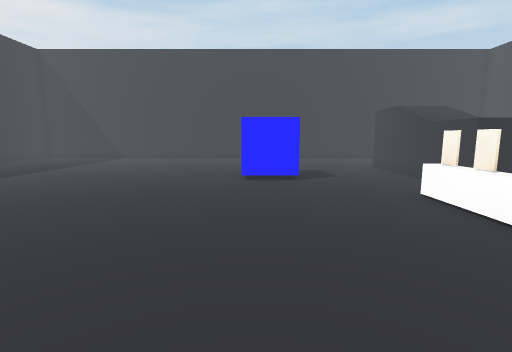
View 1 (above)

17 first-person views from a walk through a scene from a Unity 3-D project. The camera is 1.5 m above the floor, tilts 8° down and sees 85° across. The floor is counted in squares, 1 m on a side. Each view is taken from the middle of a square. On the plan, view 1 faces up. The plan holds only what a view shows up to about 14 squares ahead; the rest is blank. The player is left out. Some surface patterns are stand-ins.

View 2
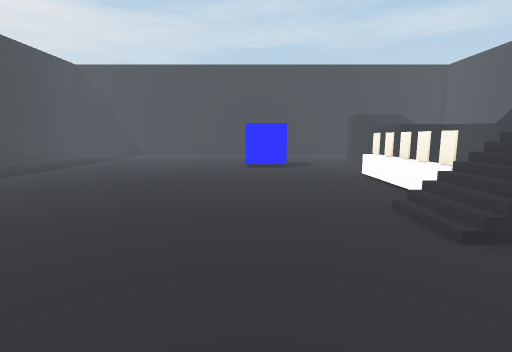

View 3
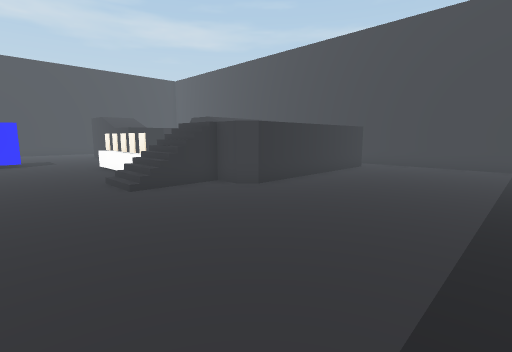

View 4
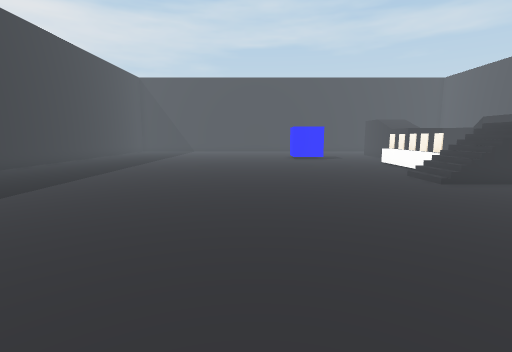

View 5
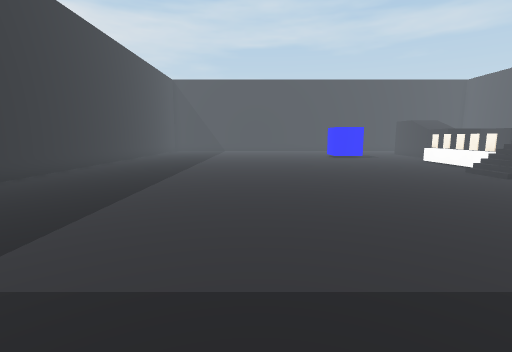

View 6
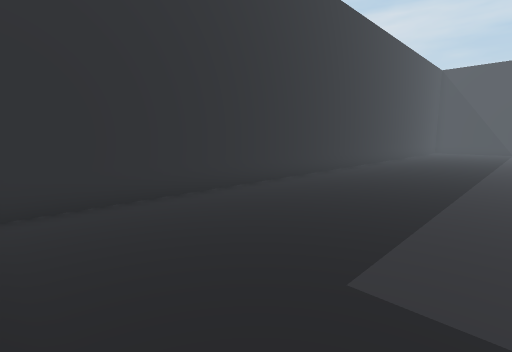

View 7
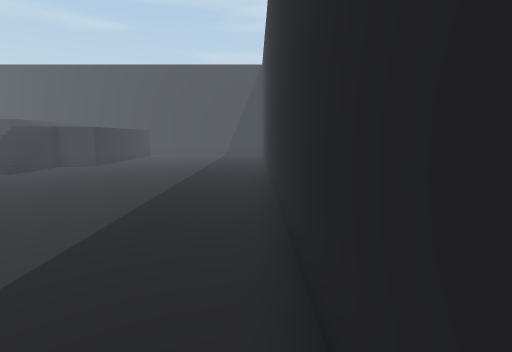

View 8
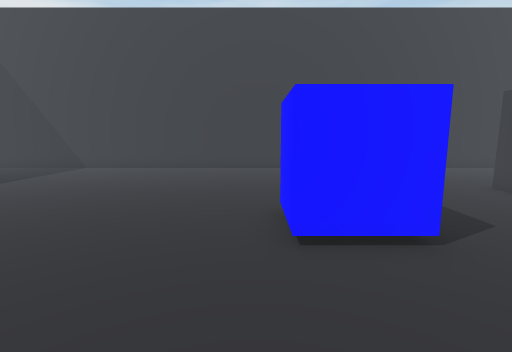

View 9
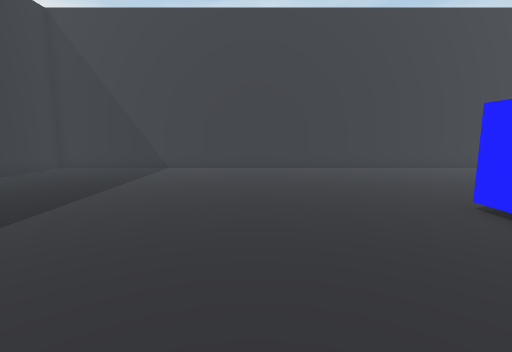

View 10
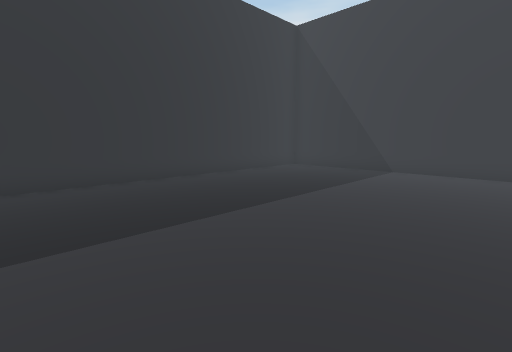

View 11
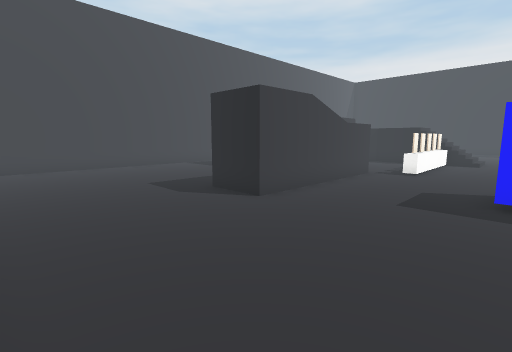

View 12
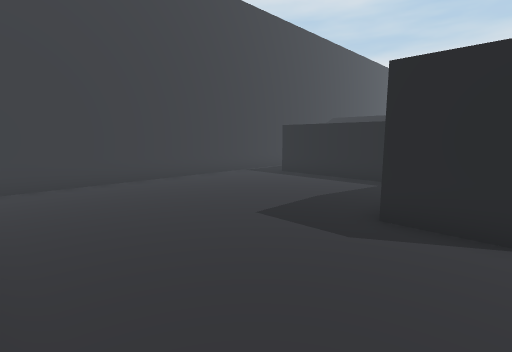

View 13
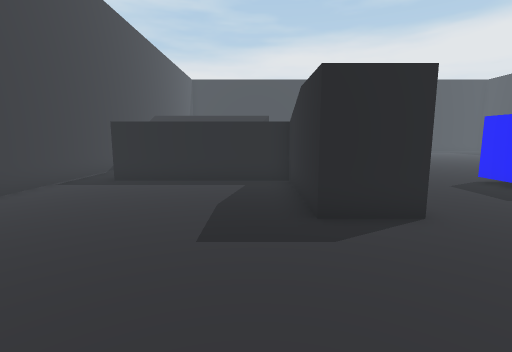

View 14
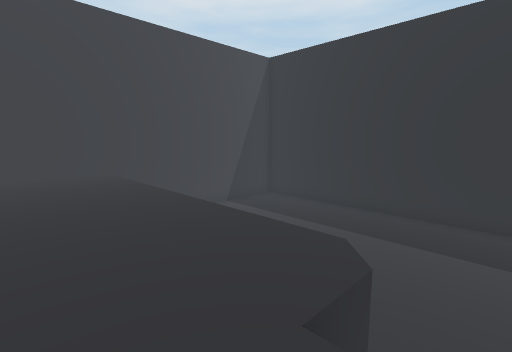

View 15
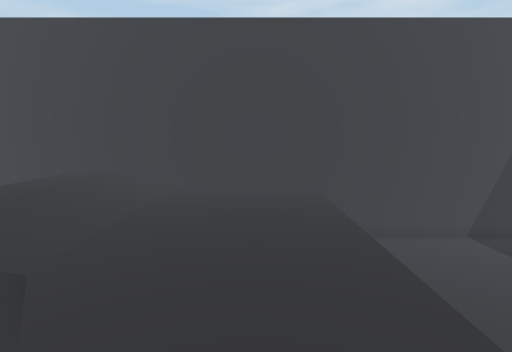

View 16
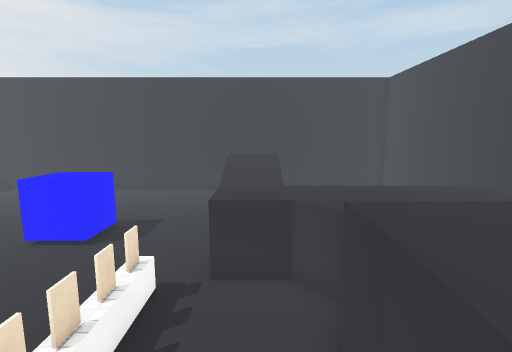

View 17
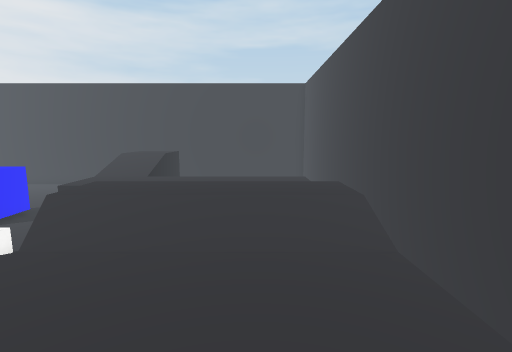

### Floor plan
Key: @ floor where view 1 was taken; # wall or solid block; . main floor; : floor 2 m higher than the main floor; + floor 2.5 m higher than the main floor; * floor 2.75 m higher than the main floor; / step, stairs or slope; = window, fence, low wall or low ledge; v drop or lower ground; C blue cube.
Columns run from 15 left of view 1 to 16 right of it. Each row starts with its distance up from view 1.
 20 ###########################
 19 #..............................#
 18 #..............................#
 17 #..............................#
 16 #..............................#
 15 #..............................#
 14 #....................#*........#
 13 #....................v*........#
 12 #..............CC....v*........#
 11 #..............CC....v//.......#
 10 #..............CC....v//.......#
  9 #....................v:::::::..#
  8 #....................v:::::::..#
  7 #..................#=..#:::::..#
  6 #  ................#=..v////// #
  5 #..................#=..v+++++. #
  4 #..................#=  v+++++. #
  3 #..................#=   ////// #
  2 #..................#v  #:::::. #
  1 #.................///::::::::. #
  0 #..............@../=/::::::::. #
 -1 #....................#:::::::. #
 -2 #..................... ....... #
 -3 #..............................#
 -4 #..............................#
 -5 #..............................#
 -6 #..............................#
 -7 #..............................#
 -8 #..............................#
 -9 #......  ......................#
-10 #..... . ....................
-11         #####################

Where each view was taken, in squares from view 1:
view 1: 0 up, 0 right, facing up
view 2: 4 down, 0 right, facing up
view 3: 8 down, 0 right, facing up-right
view 4: 9 down, 3 left, facing up
view 5: 10 down, 6 left, facing up
view 6: 10 down, 8 left, facing up-left
view 7: 10 down, 8 left, facing right
view 8: 6 up, 1 left, facing up
view 9: 6 up, 5 left, facing up
view 10: 7 up, 5 left, facing up-left
view 11: 19 up, 1 right, facing down-right
view 12: 19 up, 6 right, facing down-right
view 13: 19 up, 9 right, facing down
view 14: 1 up, 5 right, facing down-right
view 15: 0 up, 6 right, facing right
view 16: 1 up, 7 right, facing up
view 17: 1 down, 12 right, facing up
